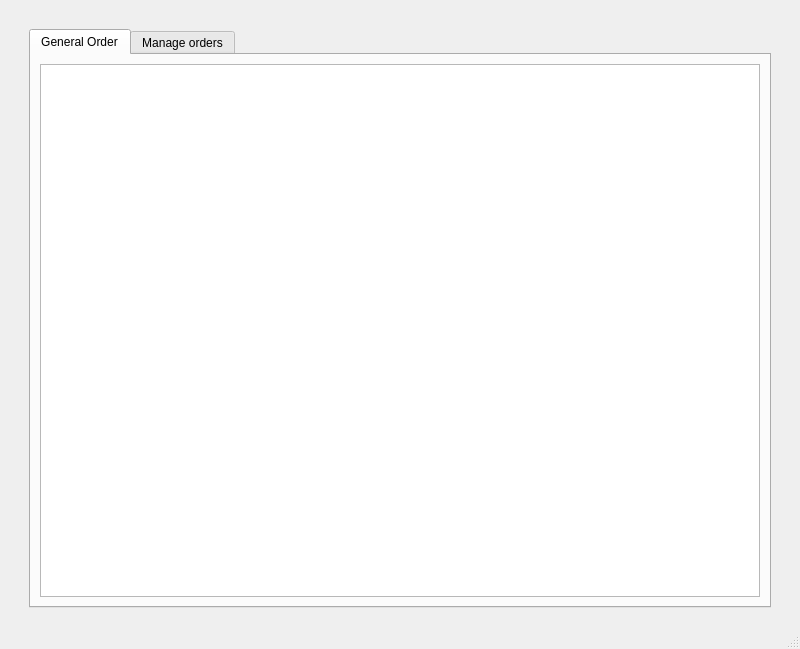
<?xml version="1.0" encoding="UTF-8"?>
<ui version="4.0">
 <class>MainWindow</class>
 <widget class="QMainWindow" name="MainWindow">
  <property name="geometry">
   <rect>
    <x>0</x>
    <y>0</y>
    <width>800</width>
    <height>649</height>
   </rect>
  </property>
  <property name="sizePolicy">
   <sizepolicy hsizetype="Expanding" vsizetype="Expanding">
    <horstretch>0</horstretch>
    <verstretch>0</verstretch>
   </sizepolicy>
  </property>
  <property name="minimumSize">
   <size>
    <width>800</width>
    <height>600</height>
   </size>
  </property>
  <property name="windowTitle">
   <string>Trade Maker</string>
  </property>
  <widget class="QWidget" name="centralwidget">
   <property name="sizePolicy">
    <sizepolicy hsizetype="Expanding" vsizetype="Expanding">
     <horstretch>0</horstretch>
     <verstretch>0</verstretch>
    </sizepolicy>
   </property>
   <property name="minimumSize">
    <size>
     <width>800</width>
     <height>600</height>
    </size>
   </property>
   <layout class="QGridLayout" name="gridLayout_2">
    <item row="0" column="1">
     <layout class="QVBoxLayout" name="vertical_stack" stretch="0">
      <property name="spacing">
       <number>10</number>
      </property>
      <property name="sizeConstraint">
       <enum>QLayout::SetDefaultConstraint</enum>
      </property>
      <property name="leftMargin">
       <number>20</number>
      </property>
      <property name="topMargin">
       <number>20</number>
      </property>
      <property name="rightMargin">
       <number>20</number>
      </property>
      <property name="bottomMargin">
       <number>10</number>
      </property>
      <item>
       <widget class="QTabWidget" name="tab_widget">
        <property name="currentIndex">
         <number>0</number>
        </property>
        <widget class="QWidget" name="tab_2">
         <attribute name="title">
          <string>General Order</string>
         </attribute>
         <layout class="QGridLayout" name="gridLayout_4">
          <item row="0" column="0">
           <widget class="QTableView" name="position_table"/>
          </item>
         </layout>
        </widget>
        <widget class="QWidget" name="tab">
         <attribute name="title">
          <string>Manage orders</string>
         </attribute>
         <layout class="QGridLayout" name="gridLayout_6">
          <item row="0" column="0">
           <widget class="QTableView" name="order_table">
            <property name="editTriggers">
             <set>QAbstractItemView::DoubleClicked|QAbstractItemView::EditKeyPressed|QAbstractItemView::SelectedClicked</set>
            </property>
           </widget>
          </item>
          <item row="0" column="1">
           <layout class="QVBoxLayout" name="verticalLayout_2">
            <item>
             <widget class="QRadioButton" name="radioButton_3">
              <property name="text">
               <string>Session</string>
              </property>
             </widget>
            </item>
            <item>
             <widget class="QRadioButton" name="radioButton_2">
              <property name="text">
               <string>Session/New</string>
              </property>
             </widget>
            </item>
            <item>
             <widget class="QRadioButton" name="radioButton">
              <property name="text">
               <string>Bind All</string>
              </property>
             </widget>
            </item>
            <item>
             <widget class="QPushButton" name="cancel_all_button">
              <property name="text">
               <string>Cancel All</string>
              </property>
             </widget>
            </item>
           </layout>
          </item>
         </layout>
        </widget>
       </widget>
      </item>
     </layout>
    </item>
   </layout>
  </widget>
  <widget class="QMenuBar" name="menubar">
   <property name="geometry">
    <rect>
     <x>0</x>
     <y>0</y>
     <width>800</width>
     <height>21</height>
    </rect>
   </property>
  </widget>
  <widget class="QStatusBar" name="statusbar"/>
 </widget>
 <resources/>
 <connections/>
</ui>
